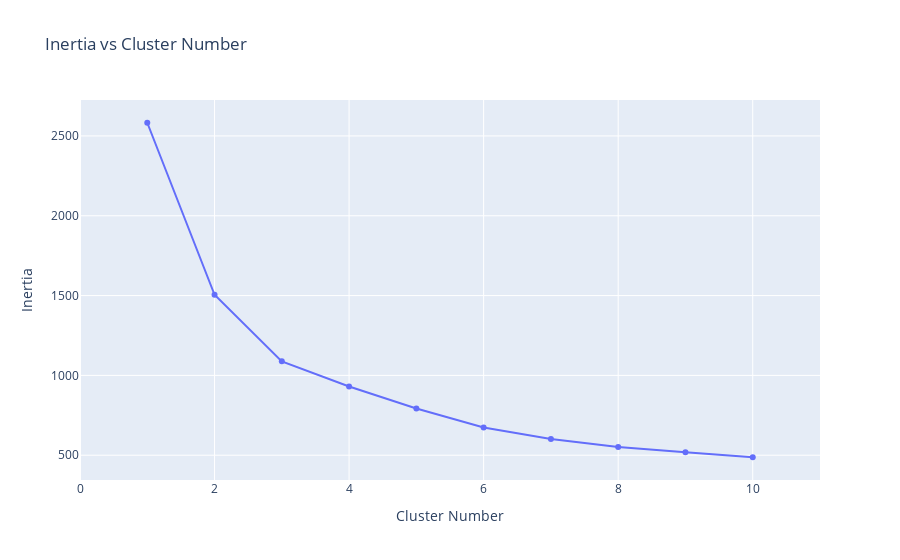

Notebook cell for this chart:
### Markdown cell above
### No of clusters validation
*   **Elbow Method**

### Code cell
value = []
for i in range(1,11):
    kmeans = KMeans(
        n_clusters=i, init="k-means++",
        n_init=10,
        tol=1e-04, random_state=4
    )
    kmeans.fit(X)
    value.append(kmeans.inertia_)
#plot the chart so we can find the elbolw
fig = go.Figure(data=go.Scatter(x=np.arange(1,11),y=value))
fig.update_layout(title="Inertia vs Cluster Number",xaxis=dict(range=[0,11],title="Cluster Number"),
                  yaxis={'title':'Inertia'},
                 )
fig.show()

### Figure 1 — Plotly figure (JSON) as saved in the notebook; plotly's stock layout.template omitted (floating-point values rounded to 4 significant figures)
{"data": [{"type": "scatter", "x": [1, 2, 3, 4, 5, 6, 7, 8, 9, 10], "y": [2583.0, 1505.0, 1088.0, 930.5, 792.7, 673.9, 602.2, 551.2, 518.6, 487.3]}], "layout": {"title": {"text": "Inertia vs Cluster Number"}, "xaxis": {"range": [0, 11], "title": {"text": "Cluster Number"}}, "yaxis": {"title": {"text": "Inertia"}}}}
